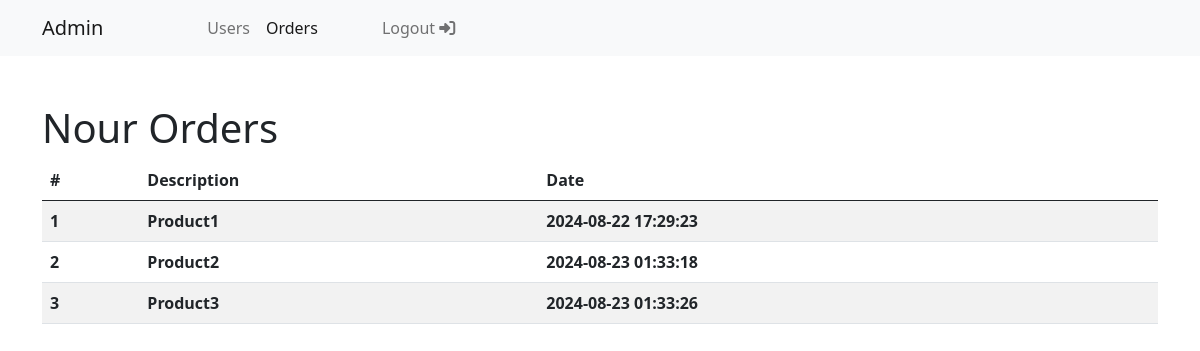
/view_user_order.php?user_id=1 (signed in), run on the app's committed database.
### tables this page shows
CREATE TABLE `users` (
  `id` int(11) UNSIGNED NOT NULL,
  `name` varchar(191) NOT NULL,
  `email` varchar(191) NOT NULL,
  `password` varchar(191) NOT NULL,
  `phone` varchar(191) NOT NULL,
  `type` varchar(191) NOT NULL,
  `created_at` timestamp NULL DEFAULT current_timestamp()
);

CREATE TABLE `orders` (
  `id` int(11) UNSIGNED NOT NULL,
  `user_id` int(11) UNSIGNED NOT NULL,
  `order_description` text NOT NULL,
  `created_at` timestamp NULL DEFAULT current_timestamp()
);

### models/adminModel.php (called while the page is built, shortened)
<?php
function get_user_orders($id){
    $conn = connectToDB();
    $data = $conn ->query("SELECT orders.* ,users.name,users.phone FROM orders INNER JOIN users ON orders.user_id = users.id WHERE orders.user_id =".$id.";");
    return $data -> fetchAll();
}
function get_user_name($id){
    $conn = connectToDB();
    $data = $conn -> query("SELECT name FROM users WHERE id=".$id);
    return $data -> fetch();
}

### view_user_order.php (the view, shortened to what this page needs)
<?php
if($_SERVER['REQUEST_METHOD']=='GET'){
    $user_id = (int)$_GET['user_id'];
}
include_once 'templates/header.php';
include_once 'templates/navbar_admin.php';
include_once 'models/adminModel.php';
$orders = get_user_orders($user_id);
$fields=['order_description','created_at'];
$name = get_user_name($user_id);
$countnum =1;
?>
<div class="container mt-5">
    <h1><?php if(isset($name)){
        echo $name['name'];
    } ?> Orders</h1>
    <table class="table table-striped table-hover">
        <thead>
            <tr>
                <th scope="col">#</th>
                <th scope="col">Description</th>
                <th scope="col">Date</th>
            </tr>
        </thead>
        <tbody>
            <?php foreach ($orders as $order){
                echo '<tr>';
                echo '<th scope="row">'.$countnum.'</th>';
                    foreach($fields as $field){
                        echo '<th scope="row">'.$order[$field].'</th>';
                    }
                    $countnum ++;
                    echo '</tr>';
                } ?>
        </tbody>
    </table>
</div>
<?php
include_once 'templates/footer.php';
?>

### data on the page
users: name "Nour"
orders: order_description "Product1", created_at "2024-08-22 17:29:23"
orders: order_description "Product2", created_at "2024-08-23 01:33:18"
orders: order_description "Product3", created_at "2024-08-23 01:33:26"
